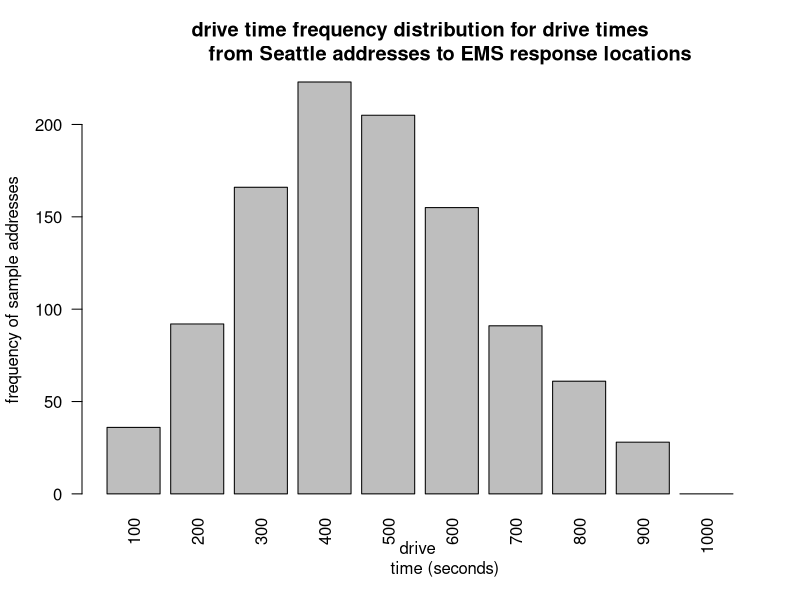
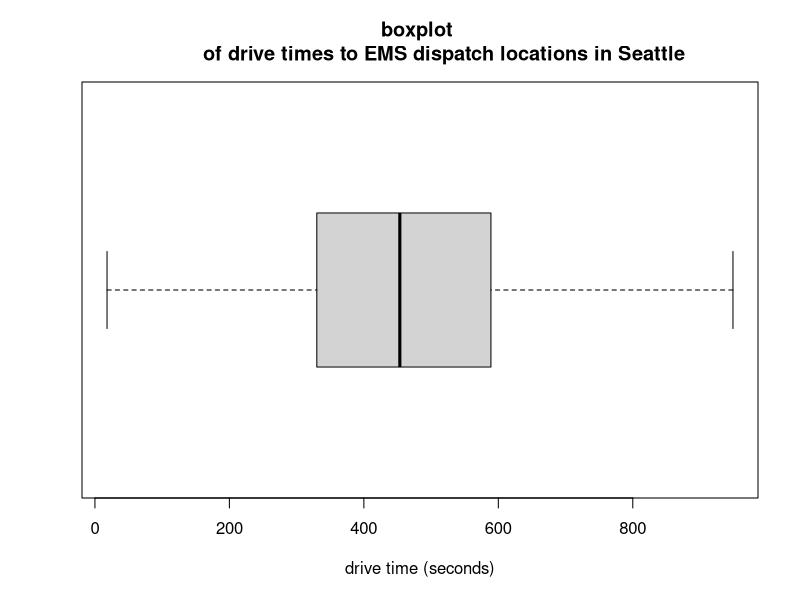

These charts were generated, in order, by the following R code: (Note: this script raises an error after producing the figures.)
# Statistical calculations for driving times in seattle
data <- read.csv(file="result.csv", header=TRUE, sep=",")
drive_times <- data$response_time

##PLOT OF DRIVE TIMES TO MEDIC DISPATCH CENTERS
  c<- c(0,0,0,0,0,0,0,0,0,0)
  d <- round(drive_times/100)
  for(i in d) {
    c[i] <- c[i]+1
  }
  names(c) <- c("100","200","300","400","500","600","700","800","900"
                 ,"1000")
  barplot(c, las=2, main="drive time frequency distribution for drive times
          from Seattle addresses to EMS response locations", xlab="drive 
          time (seconds)", ylab="frequency of sample addresses")

##BOXPLOT FOR DRIVE TIMES
  boxplot(drive_times,horizontal=TRUE,xlab="drive time (seconds)",main="boxplot 
        of drive times to EMS dispatch locations in Seattle") 

min(drive_times) # shortest drive time is 18 seconds
max(drive_times) # longest drive time is 980 seconds
mean <- mean(drive_times) # mean drive time from address to medic dispatch center
  # is 464.2 seconds (7.75 minutes)
median(drive_times) # 425 seconds
quantile(drive_times) 
# 0%   25%   50%   75%  100% 
# 18.0 327.5 452.0 588.0 980.0 
IQR(drive_times) # interquartile range is 260.5 seconds
stdv <- sd(drive_times) # standard deviation is 189.3626 seconds
skewness(drive_times) # 0.25, there is a slight positive skew to drive times
kurtosis(drive_times) # 2.62, indicates a leptokurtic (peaked) distribution


### ESTSiMATE RESPONSE TImeS BASED ON ACTUAL EMS DATA
rmean <- 8.1
rstdev <- 3
processing <- 2.4

data$calculatedResponse <- vector(mode="integer",length=length(data))
i <- 1
for(d in data$response_time){
  dif <- d-mean
  s <- dif/stdv
  k <- rmean+(rstdev*s)
  data$calculatedResponse[i] <- k*60
  i <- i+1
}

